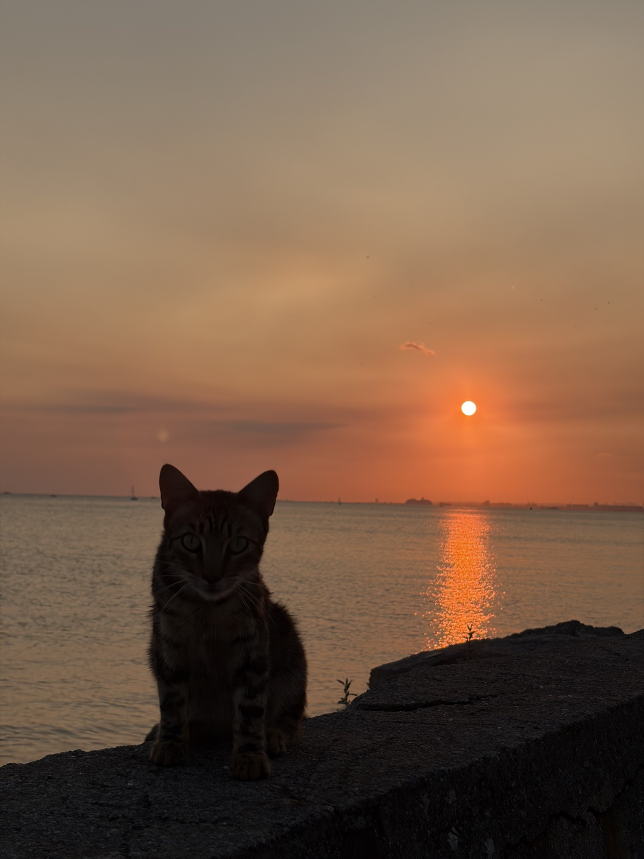
#> input picture content/photos/cat-sunset-silhouette.jpg, 1932 x 2576 px, found by its file name (shown at 1/3 size); its folder holds 4 pictures in this run
$ python depth.py
#> lines starting #> are read from the running program, lines starting #| are printed output that depends on the picture
"""Depth maps for About's "depth" photographs (docs/research/2026-10-photo-presentation.md, concept 3).

A depth map says how near each part of a photograph is (white near, black far). The photo-presentation
research found no way to run a depth model here (the model hosts are out of this container's reach), so
each map is painted the way the Codrops "fake 3D image" tutorial paints one by hand: from a few planes
the lead read off the photograph (the sky, the ground running to the horizon, the near things), and then
snapped to the photograph's own edges with a guided filter (He, Sun and Tang 2010), so a near thing
moves as one piece and its outline does not smear. The recipes are per photo, by its file stem in
content/photos/; a photo without a recipe gets the generic one (ground plane plus "dark is near").

Output: src/assets/photos/depth-<stem>.png, 256 px wide, 8-bit grey, committed (a few KB each).

  python3 tools/photos/depth.py
"""
import os
import numpy as np
from PIL import Image

ROOT = os.path.dirname(os.path.dirname(os.path.dirname(os.path.abspath(__file__))))
SRC = os.path.join(ROOT, 'content', 'photos')
OUT = os.path.join(ROOT, 'src', 'assets', 'photos')
W = 256


def box(a, r):
    """Mean over a (2r+1)^2 window, edges clamped (cumulative sums)."""
    p = np.pad(a, r + 1, mode='edge')
    c = p.cumsum(0).cumsum(1)
    n = 2 * r + 1
    s = c[n:, n:] - c[:-n, n:] - c[n:, :-n] + c[:-n, :-n]
    return s[: a.shape[0], : a.shape[1]] / (n * n)


def guided(guide, src, r, eps):
    mi, mp = box(guide, r), box(src, r)
    cov = box(guide * src, r) - mi * mp
    var = box(guide * guide, r) - mi * mi
    a = cov / (var + eps)
    b = mp - a * mi
    return box(a, r) * guide + box(b, r)


def smooth(x, a, b):
    t = np.clip((x - a) / (b - a), 0, 1)
    return t * t * (3 - 2 * t)


def grid(h, w):
    y, x = np.mgrid[0:h, 0:w].astype(np.float64)
    return x / (w - 1), y / (h - 1)


def cat(rgb, lum, x, y):
    """A kitten on a sea wall at sunset: sky far, the sea from the horizon (0.585) toward the wall,
    the wall and the kitten (the dark shapes below the horizon) near."""
    d = np.where(y < 0.585, 0.02 + 0.06 * smooth(y, 0.3, 0.585), 0.12 + 0.3 * smooth(y, 0.585, 0.95))
    dark = smooth(0.2, 0.08, lum) * (y > 0.53)
    near = 0.78 + 0.18 * smooth(y, 0.6, 1.0)
    return d * (1 - dark) + near * dark


def bostanci(rgb, lum, x, y):
    """A station platform in the rain: the sky far; the platform a ground plane from its vanishing point
    (about 0.665 down) to the bottom edge; the billboard and its post on the right, the mast and the
    lamp-post as standing planes at their distance; the houses on the horizon far."""
    sky = (y < 0.6) & (rgb[..., 2] > rgb[..., 0] + 0.08)
    d = np.where(y < 0.665, 0.12, 0.12 + 0.84 * smooth(y, 0.665, 1.0) ** 0.9)
    d = np.where(sky, 0.0, d)
    # the billboard (x > 0.815, y 0.39-0.81) and its post
    bb = smooth(x, 0.80, 0.83) * smooth(y, 0.36, 0.40) * (1 - smooth(y, 0.80, 0.83))
    d = np.maximum(d, 0.62 * bb)
    post = smooth(x, 0.81, 0.82) * (1 - smooth(x, 0.86, 0.87)) * smooth(y, 0.6, 0.62) * (1 - smooth(y, 0.82, 0.83))
    d = np.maximum(d, 0.66 * post)
    # the mast (x about 0.64-0.68) from the top down to the platform, and the lamp arm
    mast = smooth(x, 0.635, 0.645) * (1 - smooth(x, 0.675, 0.685)) * smooth(y, 0.14, 0.15) * (1 - smooth(y, 0.70, 0.71))
    d = np.maximum(d, 0.36 * mast * (lum < 0.5))
    # the bench, at the platform's depth where it stands
    bench = smooth(x, 0.70, 0.71) * (1 - smooth(x, 0.82, 0.83)) * smooth(y, 0.71, 0.72) * (1 - smooth(y, 0.77, 0.78))
    d = np.maximum(d, 0.5 * bench)
    return d


def lens(rgb, lum, x, y):
    """The courtyard through a tinted lens held to the camera: the fingertip and the lens's rim nearest (one plane);
    through the lens, the lawn a ground plane from the path (about 0.62 down), the trees standing on it,
    the sky far."""
    inside = ((x - 0.555) / 0.49) ** 2 + ((y - 0.56) / 0.455) ** 2
    rim = smooth(inside, 0.86, 1.0)
    d = np.where(y < 0.62, 0.22 * smooth(y, 0.1, 0.62), 0.24 + 0.5 * smooth(y, 0.62, 1.0))
    sky = (rgb[..., 2] > rgb[..., 1] + 0.02) & (lum > 0.55) & (y < 0.55)
    d = np.where(sky, 0.0, d)
    # the near trunk on the left and the near tree crown on the right stand nearer than the lawn behind
    trunk = smooth(x, 0.05, 0.07) * (1 - smooth(x, 0.11, 0.13)) * smooth(y, 0.35, 0.4) * (1 - smooth(y, 0.66, 0.68))
    d = np.maximum(d, 0.42 * trunk)
    # the fingertip lies over the rim, outside the lens: the rim's plane carries it
    return d * (1 - rim) + 0.92 * rim


def generic(rgb, lum, x, y):
    return 0.15 + 0.5 * smooth(y, 0.5, 1.0) + 0.3 * smooth(0.25, 0.05, lum) * (y > 0.4)


RECIPES = {
    'cat-sunset-silhouette': cat,
    'bostanci-rain-dusk': bostanci,
    'park-through-lens': lens,
}


def main():
    for stem, recipe in RECIPES.items():
        f = os.path.join(SRC, f'{stem}.jpg')
        im = Image.open(f).convert('RGB')
#> im is the input picture: PIL image 1932x2576 RGB; mean R, G, B 120, 93.1, 73
        h = round(im.height * W / im.width)
#> h = 341
        rgb = np.asarray(im.resize((W, h), Image.LANCZOS), dtype=np.float64) / 255
        lum = rgb @ np.array([0.2126, 0.7152, 0.0722])
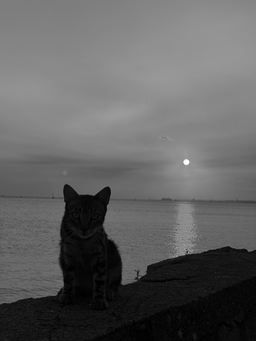
#> lum: shape (341, 256) float64; min 0, max 1, mean 0.382
        x, y = grid(h, W)
        d = recipe(rgb, lum, x, y)
#> in cat, `d = np.where(y < 0.585, 0.02 + 0.06 * smooth(y, 0.3, 0.585), 0.12 + 0...`:
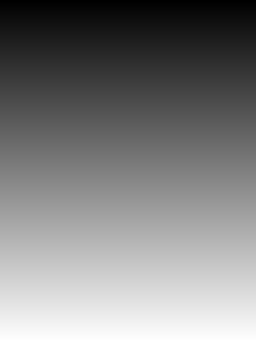
#> y: shape (341, 256) float64; min 0, max 1, mean 0.5
#> in cat, `near = 0.78 + 0.18 * smooth(y, 0.6, 1.0)`:
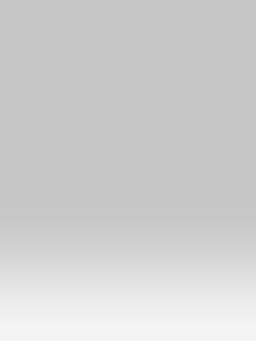
#> near: shape (341, 256) float64; min 0.78, max 0.96, mean 0.816
        # snap to the photograph's edges, then soften what is left so a parallax never tears
        d = guided(lum, d, 6, 2e-3)
#> in guided, `cov = box(guide * src, r) - mi * mp`:
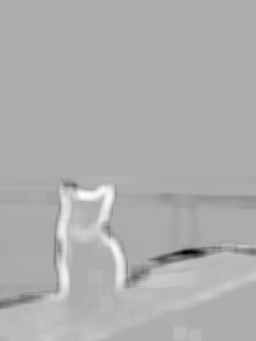
#> cov: shape (341, 256) float64; min -0.0375, max 0.0176, mean 0.000272; drawn with min black and max white
#> in guided, `a = cov / (var + eps)`:
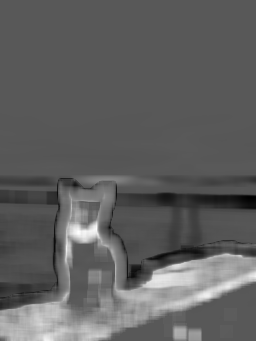
#> a: shape (341, 256) float64; min -1.33, max 2.5, mean 0.122; drawn with min black and max white
#> in box (call 6), `p = np.pad(a, r + 1, mode='edge')`:
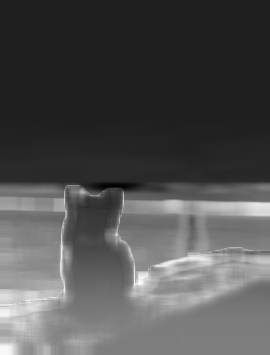
#> p: shape (355, 270) float64; min -0.112, max 0.973, mean 0.234; drawn with min black and max white
#> in box (call 6), `return s[: a.shape[0], : a.shape[1]] / (n * n)`:
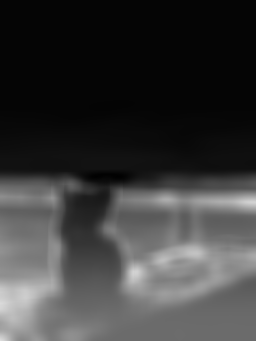
#> returned value: shape (341, 256) float64; min 0.0059, max 0.863, mean 0.231
        d = guided(lum, d, 3, 1e-3)
        d = box(box(d, 2), 2)
        out = Image.fromarray(np.clip(d * 255 + 0.5, 0, 255).astype(np.uint8), 'L')
        path = os.path.join(OUT, f'depth-{stem}.png')
        out.save(path, optimize=True)
        print(f'{stem:24} {W}x{h} {os.path.getsize(path)} bytes')
#| cat-sunset-silhouette    256x341 8792 bytes


if __name__ == '__main__':
#> (the run stopped early here; a loop or call above may not have finished)
